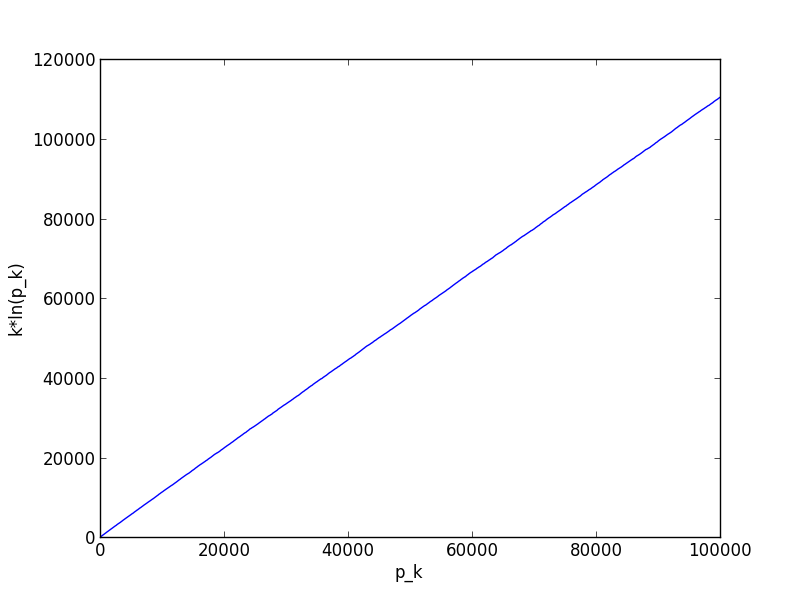

Here is the Python script that generated this plot:
from Primenumber import Primenumber
import pylab

# get all primes between 1 and 100000
p = Primenumber(100000)

xAxis = p.primes

# calculate k*ln(p_k)
yAxis = reduce(lambda s, n: s + [n*log(p.primes[n-1])], range(1,len(p.primes)+1), [])

# plot p_k against k*ln(p_k)
pylab.xlabel("p_k")
pylab.ylabel("k*ln(p_k)")
pylab.plot(xAxis, yAxis)
